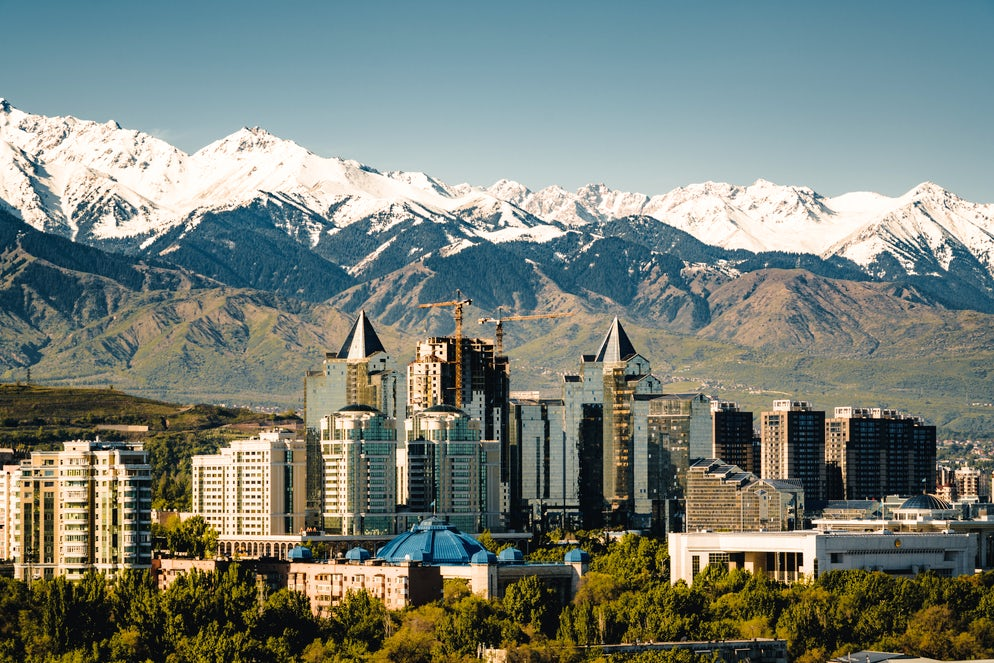
#> input picture Practice 4/Almaty.jpg, 994 x 663 px
$ python main.py
#> lines starting #> are read from the running program, lines starting #| are printed output that depends on the picture; after the words box and inside, x2 and y2 are one past the last pixel; in counts of white or black regions, pixels touching at a corner belong together
import numpy as np
import cv2

img = cv2.imread('Almaty.jpg', cv2.IMREAD_COLOR)
#> img is the input picture: shape (663, 994, 3); mean B, G, R 119.4, 128.3, 119.7

# img[55, 55] = [255, 255, 255]

img[100:200, 150:250] = [255, 255, 255]
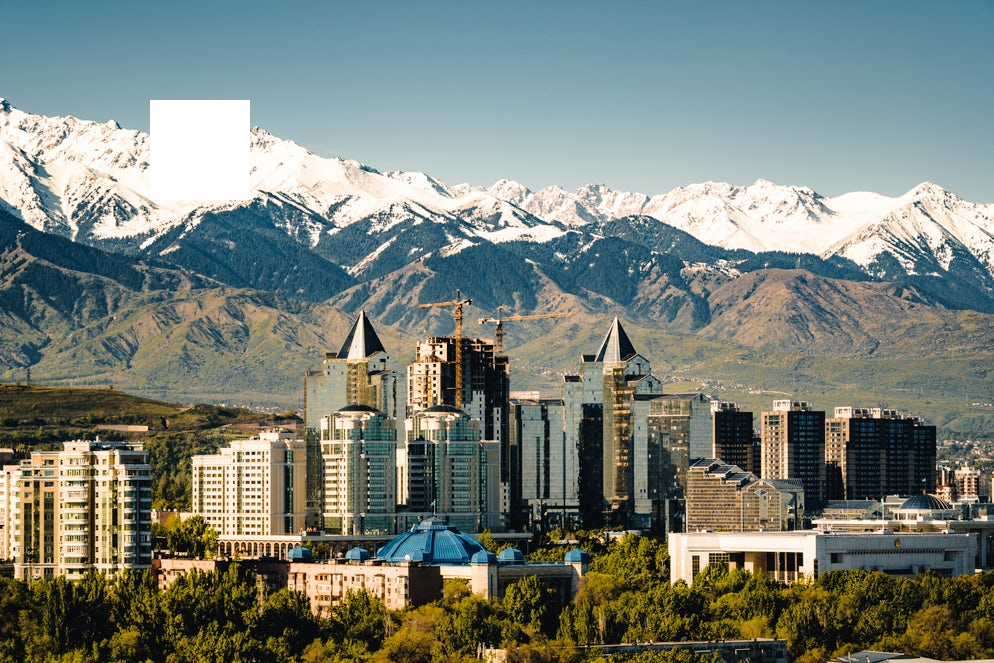
#> img: shape (663, 994, 3); 1.52% of pixels changed, all inside (x1, y1, x2, y2) = (150, 100, 250, 200)

copy_region = img[337:411, 407:694]
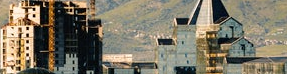
#> copy_region: shape (74, 287, 3); mean B, G, R 102.1, 119.4, 126
img[300:374, 300:587] = copy_region
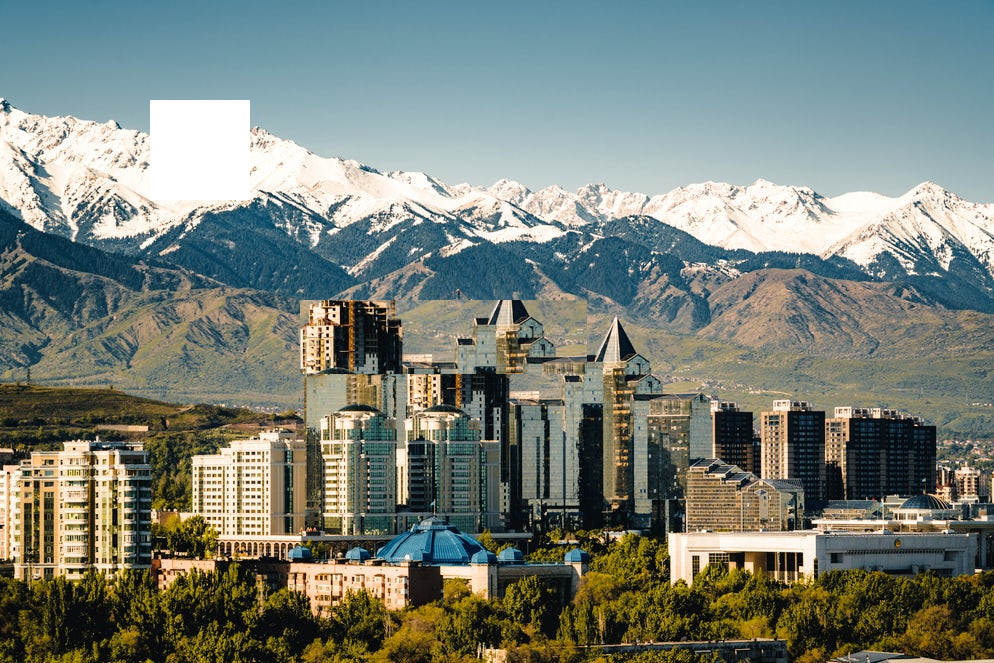
#> img: shape (663, 994, 3); 3.22% of pixels changed, all inside (x1, y1, x2, y2) = (300, 300, 587, 374)

cv2.imshow('image', img)
cv2.waitKey(0)
cv2.destroyAllWindows()
